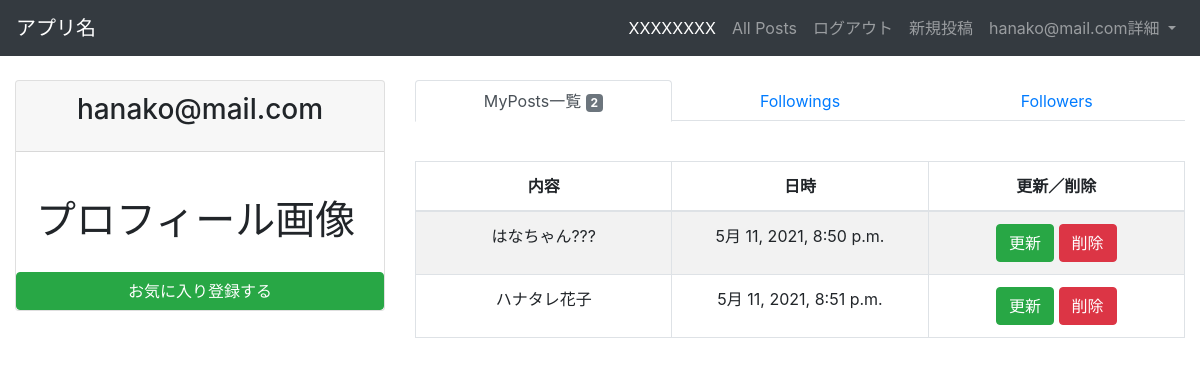
Screenshot of /microposts/myposts/ (signed in) with the database file from the repository.
### accounts/models.py (models this page shows, shortened)
class Users(AbstractBaseUser, PermissionsMixin):
    username = models.CharField(max_length=100)
    email = models.EmailField(max_length=100, unique=True)
    followers = models.ManyToManyField('self', blank='True', symmetrical='False')
    is_active = models.BooleanField(default=True)
    is_staff = models.BooleanField(default=False)
    USERNAME_FIELD = 'email'
    REQUIRED_FIELDS = ['username']
    object = UserManager()
    favoritePost = models.ManyToManyField(
        'microposts.Post', blank=True,
        verbose_name='お気に入りの投稿'
    )

### microposts/models.py (models this page shows)
class Post(models.Model):
    owner = models.ForeignKey('accounts.Users', verbose_name='オーナー', on_delete=models.CASCADE)
    content = models.TextField(max_length=255)
    created_at = models.DateTimeField(auto_now_add=True)
    class Meta:
        db_table = 'posts'

### microposts/views.py (the view)
# urls.py: path('myposts/', MyPostListView.as_view(), name='myposts'),
class MyPostListView(LoginRequiredMixin, ListView):
    template_name = 'microposts/myposts.html'
    model = Post
    success_url = reverse_lazy('microposts:myposts')
    def get_queryset(self):
        return Post.objects.filter(owner_id=self.request.user)

### templates/microposts/myposts.html (shortened to what this page needs)
{% extends 'base.html' %}
{% load bootstrap4 %}
{% block content %}
    <div class="content-wrapper">
        <div class="container-fluid">
            <div class="row">
                <aside class="col-sm-4">
                    <div class="card">
                        <div class="card-header">
                            <h3 class="card-title text-center">{{ user.get_username }}</h3>
                        </div>
                        <div class="card-body">
                            <h1>プロフィール画像</h1>
                        </div>
                        <button id="add-user" type="submit" class="btn btn-default btn-success btn-block">
                            お気に入り登録する
                        </button>
                    </div>
                </aside>
                <div class="col-sm-8">
                    <ul class="nav nav-tabs nav-justified mb-3">
                        <li class="nav-item"><a href="#" class="nav-link active">MyPosts一覧
                            <span class="badge badge-secondary">{{ object_list | length }}</span></a></li>
                        <li class="nav-item"><a href="#" class="nav-link">Followings</a></li>
                        <li class="nav-item"><a href="#" class="nav-link">Followers</a></li>
                    </ul>
                    <div class="table table-responsive">
                        <table id='post_list' width="100%"
                               class="table table-striped table-bordered table-hover">
                            <thead>
                            <tr>
                                <th class="text-center">内容</th>
                                <th class="text-center">日時</th>
                                <th class="text-center">更新／削除</th>
                            </tr>
                            </thead>
                            <tbody>
                            {% for item in object_list %}
                                <tr class="odd gradeX text-center">
                                    <td class="text-center" width="100">{{ item.content }}</td>
                                    <td class="text-center" width="100">{{ item.created_at }}</td>
                                    <td class="text-center" width="100">
                                        <a class="btn btn-success" href="{% url 'microposts:update' item.pk %}"
                                           role="button">更新</a>
                                        <a class="btn btn-danger" href="{% url 'microposts:delete' item.pk %}"
                                           role="button">削除</a>
                                    </td>
                                </tr>
                            {% endfor %}
                            </tbody>
                        </table>
                    </div>
                </div>
            </div>
        </div>
    </div>
{% endblock %}

### templates/base.html (shortened to what this page needs)
{% load static %}
<!DOCTYPE html>
<html lang="ja">
<head>
    <link rel="stylesheet" href="https://stackpath.bootstrapcdn.com/bootstrap/4.3.1/css/bootstrap.min.css"
>
    {% load bootstrap4 %}
    {% bootstrap_css %}
</head>
<body>
<header class="mb-4">
    <nav class="navbar navbar-expand-sm navbar-dark bg-dark">
        <a class="navbar-brand" href="/">アプリ名</a>
        <div class="collapse navbar-collapse justify-content-end" id="navbarNavDropdown">
            <ul class="navbar-nav">
                <li class="nav-item active">
                    <a class="nav-link" href="#">XXXXXXXX <span class="sr-only">(current)</span></a>
                </li>
                <li class="nav-item"><a class="nav-link" href="{% url 'microposts:list' %}">All Posts</a>
                </li>{% if user.is_authenticated %}
                <li class="nav-item">
                    <a class="nav-link" href="{% url 'accounts:user_logout' %}">ログアウト</a>
                </li>{% endif %}
                <li class="nav-item">
                    <a class="nav-link" href="{% url 'microposts:create' %}">新規投稿</a>
                </li>
                <li class="nav-item dropdown">
                    <a class="nav-link dropdown-toggle" href="#" id="navbarDropdownMenuLink" role="button"
                       data-toggle="dropdown" aria-haspopup="true" aria-expanded="false">
                        {{ user.get_username }}詳細
                    </a>
                </li>
            </ul>
        </div>
    </nav>
</header>
{% block content %}
{% endblock content %}
<link rel="stylesheet" href="https://cdn.datatables.net/t/bs-3.3.6/jqc-1.12.0,dt-1.10.11/datatables.min.css"/>
</body>
</html>

### rows the page displays
Users: get_username "hanako@mail.com"
Post: content "はなちゃん???", created_at "5月 11, 2021, 8:50 p.m."
Post: content "ハナタレ花子", created_at "5月 11, 2021, 8:51 p.m."

### other values shown
{{ object_list | length }} "2"
